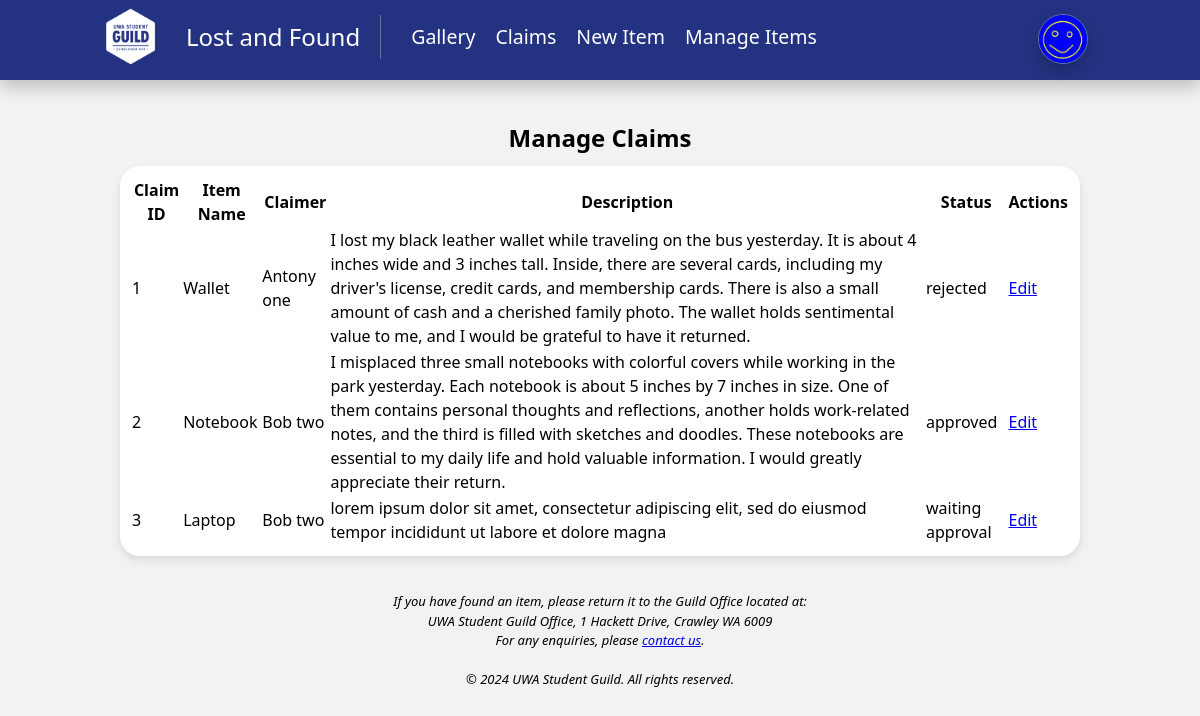
Page /admin/claims (signed in) on the committed database.
### app/models.py (models this page shows, shortened)
class User(UserMixin, db.Model):
    id = db.Column(db.Integer, primary_key=True)
    email = db.Column(db.String(120), index=True, unique=True)
    password_hash = db.Column(db.String(128))
    previlage = db.Column(db.String(128))
    first_name = db.Column(db.String(128))
    last_name = db.Column(db.String(128))
    photo_path = db.Column(db.String(128), default="sample_profile_photo.jpg")
    created_at = db.Column(db.DateTime, default=datetime.now)
    updated_at = db.Column(db.DateTime, default=datetime.now, onupdate=datetime.now)

class Claim(db.Model):
    id = db.Column(db.Integer, primary_key=True)
    claimer_description = db.Column(db.String(512))
    evidence_photo_paths = db.Column(db.String(512))
    admin_response = db.Column(db.String(512))
    status = db.Column(db.String(128), default="waiting_approval")
    created_at = db.Column(db.DateTime, default=datetime.now)
    updated_at = db.Column(db.DateTime, default=datetime.now(), onupdate=datetime.now)
    item_id = db.Column(db.Integer, db.ForeignKey('lost_item.id'))
    admin_id = db.Column(db.Integer, db.ForeignKey('user.id'))
    claimer_id = db.Column(db.Integer, db.ForeignKey('user.id'))

class LostItem(db.Model):
    id = db.Column(db.Integer, primary_key=True)
    name = db.Column(db.String(128))
    description = db.Column(db.String(512))
    tags = db.Column(db.String(128))
    photo_paths = db.Column(db.String(128))
    status = db.Column(db.String(128), default="unclaimed")
    created_at = db.Column(db.DateTime, default=datetime.now)
    updated_at = db.Column(db.DateTime, default=datetime.now, onupdate=datetime.now)
    admin_id = db.Column(db.Integer, db.ForeignKey('user.id'))

### app/routes.py (the view)
@app.route('/admin/claims')
@login_required
def admin_claims():
    if not current_user.previlage == 'admin':
        return redirect(url_for('index'))
    claims = db.session.query(Claim, User, LostItem).join(User, User.id == Claim.claimer_id).join(LostItem, LostItem.id == Claim.item_id).all()
    return render_template('admin/claims.html', claims=claims)

### app/models.py (called while the page is built)
@login.user_loader
def load_user(id):
    return db.session.get(User, int(id))

### app/templates/admin/claims.html (shortened to what this page needs)
{% extends "base.html" %}
{% block header %}
Manage Claims
{% endblock %}
{% block content %}
<table>
    <thead>
        <tr>
            <th>Claim ID</th>
            <th>Item Name</th>
            <th>Claimer</th>
            <th>Description</th>
            <th>Status</th>
            <th>Actions</th>
        </tr>
    </thead>
    <tbody>
        {% for claim, user, item in claims %}
        <tr>
            <td>{{ claim.id }}</td>
            <td>{{ item.name }}</td>
            <td>{{ user.first_name }} {{ user.last_name }}</td>
            <td>{{ claim.claimer_description }}</td>
            <td>{{ claim.status }}</td>
            <td>
                <a href="{{ url_for('edit_claim', claim_id=claim.id) }}">Edit</a>
            </td>
        </tr>
        {% endfor %}
    </tbody>
</table>
{% endblock %}

### app/templates/base.html (shortened to what this page needs)
<!DOCTYPE html>
<html lang="en">
<head>
    <link rel="stylesheet" type="text/css" href="{{ url_for('static', filename='css/styles.css') }}">
</head>
    <body>
        <header>
            <nav class="navbar">
                <div class="nav-items">
                    <div class="nav-menu">
                        <img class="logo-navbar" src="{{ url_for('static', filename='css/SGlogo.PNG') }}" alt="Student Guild Logo">
                        <div class="nav-menu-title">Lost and Found</div>
                        <a href="{{ url_for('gallery') }}">Gallery</a>
                        {% if current_user.previlage == 'admin' %}
                            <a href="{{ url_for('admin_claims') }}">Claims</a>
                            <a href="{{ url_for('new_item') }}">New Item</a>
                            <a href="{{ url_for('admin_manage_items') }}">Manage Items</a>
                        {% endif %}
                        <div class="dropdown">
                            <img class="profile-navbar" src="{{ url_for('static', filename='profile_photos/' + current_user.photo_path) }}" alt="Profile Image" class="profile-img">
                        </div>
                    </div>
                </div>
            </nav>
        </header>
        <div class="page-header">
            <h2>{% block header %}Default Header{% endblock %}</h2>
        </div>
        <div class="content-container">
            {% block content %}
            {% endblock %}
        </div>
        <footer class ="additional-text">
            <p>If you have found an item, please return it to the Guild Office located at:</p>
            <address>
                UWA Student Guild Office, 1 Hackett Drive, Crawley WA 6009
            </address>
            <p>For any enquiries, please <a href="https://www.uwastudentguild.com/contact" target="blank">contact us</a>.</p>
            <br>
            <p >© 2024 UWA Student Guild. All rights reserved.</p>
        </footer>
    </body>
</html>

### app/static/css/styles.css (style rules this page uses)
* { margin: 0; padding: 0; box-sizing: border-box; }
body { font-family: 'Segoe UI', 'Open Sans', 'Helvetica Neue', sans-serif; font-size: 1rem; font-weight: 300; line-height: 1.5; scroll-behavior: smooth; background-color: rgb(242, 242, 242); }
.navbar { position: fixed; width: 100%; height: 80px; display: flex; flex-direction: row; border-bottom: 1px solid #233382; background-color: #233382; z-index: 1000; box-shadow: 0px 8px 16px 0px rgba(0,0,0,0.2); }
.nav-items { width: 100%; margin-left: 8%; margin-right: 8%; }
.nav-menu { display: flex; position: static; width: 100%; height: 100%; background: none; align-items: center; padding-bottom: 5px; font-size: 19.5px; font-weight: bolder; }
.nav-menu-title { font-size: x-large; color: white; padding-left: 20px; text-align: center; }
.nav-menu a { display: block; padding: 20px 10px; color: white; text-decoration: none; text-align: center; }
.logo-navbar { width: 70px; height: 70px; object-fit: scale-down; }
.dropdown { margin-top: 2vb; margin-left: auto; margin-right: 2vb; margin-bottom: 0.5vb; }
.profile-navbar { width: 50px; height: 50px; border-radius: 50%; border: 1px solid rgba(255, 255, 255, 0.3); box-shadow: 0px 8px 16px 0px rgba(0,0,0,0.2); }
.additional-text { padding-top: 3%; font-size: small; font-style: italic; text-align: center; }
.page-header { padding-top: 15vb; text-align: center; font-weight: 350; }
.content-container { display: block; background-color: white; width: 80%; margin-left: 10%; margin-right: 10%; margin-top: 10px; border-radius: 20px; box-shadow: 0 4px 8px rgba(0,0,0,0.1); padding: 10px; overflow: auto; }

### rows in the picture
User: photo_path (picture)
Claim: id "1", name "Wallet", first_name "Antony", last_name "one", claimer_description "I lost my black leather wallet while traveling on the bus yesterday. It is about 4 inches wide and 3 inches tall. Inside, there are several cards, including my driver's license, credit cards, and membership cards. There is also a small amount of cash and a cherished family photo. The wallet holds sentimental value to me, and I would be grateful to have it returned.", status "rejected"
Claim: id "2", name "Notebook", first_name "Bob", last_name "two", claimer_description "I misplaced three small notebooks with colorful covers while working in the park yesterday. Each notebook is about 5 inches by 7 inches in size. One of them contains personal thoughts and reflections, another holds work-related notes, and the third is filled with sketches and doodles. These notebooks are essential to my daily life and hold valuable information. I would greatly appreciate their return.", status "approved"
Claim: id "3", name "Laptop", first_name "Bob", last_name "two", claimer_description "lorem ipsum dolor sit amet, consectetur adipiscing elit, sed do eiusmod tempor incididunt ut labore et dolore magna", status "waiting approval"
